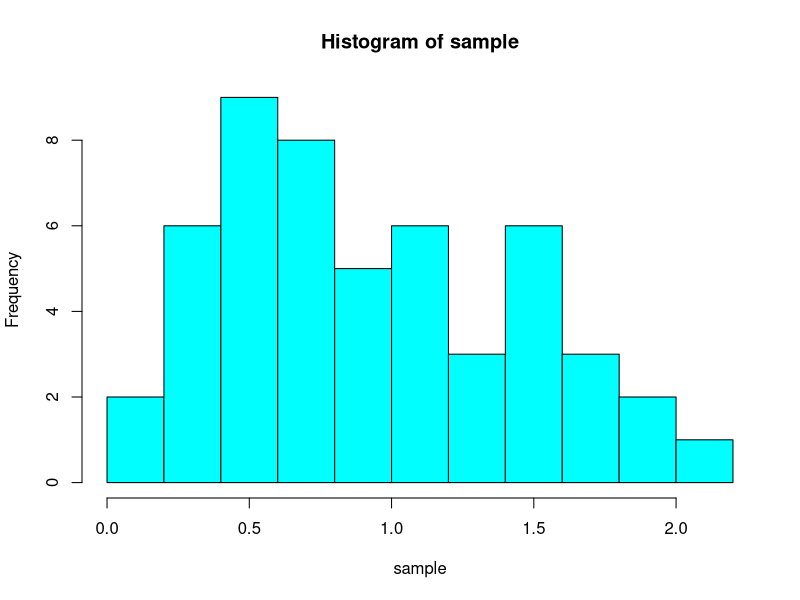

Source code (R):
n<-50
p<-0.4

invW<-function(u,theta,beta){
	x<--log(1-u)
	y<-x^(1/beta)
	return(y/theta)
}

sample<-vector(length=n)
i<-0
while(i<=n){
	i<-i+1
	
	u1<-runif(1)
	
	if(u1<=p){
		sample[i]<-invW(runif(1),1,2)
	}
	else{
		sample[i]<-invW(runif(1),1,1.5)
	}	
}

cat("Mean: ",mean(sample),"\n")
cat("Variance: ",var(sample),"\n")

png("que3.png")
hist(sample,col='cyan',breaks=10)

